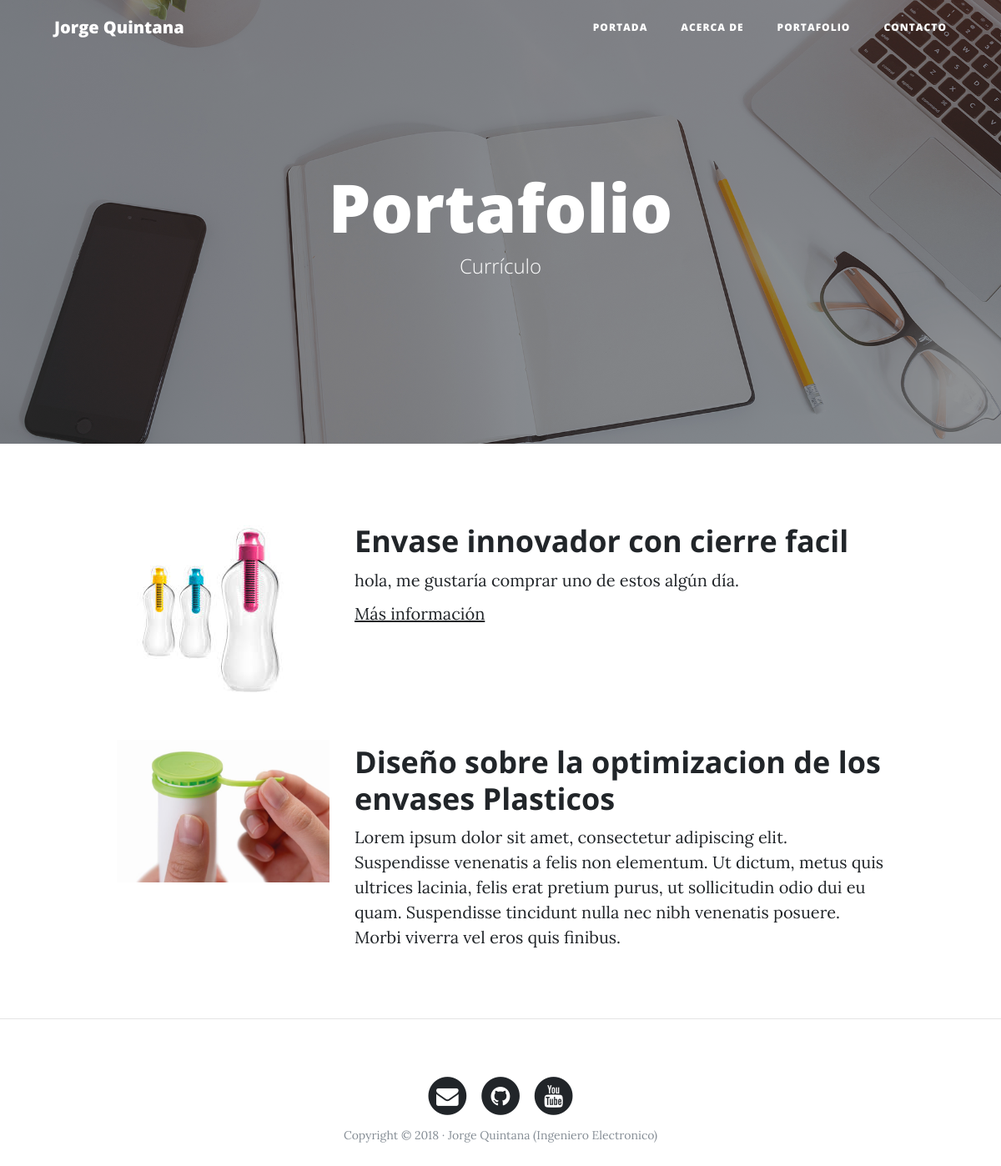
The page /portfolio/ on the database its author committed.
### portfolio/models.py (models this page shows, shortened)
class Project(models.Model):
    tittle = models.CharField(max_length=200, verbose_name="Tirulo")
    description = models.TextField(verbose_name="Descripción")
    image = models.ImageField(verbose_name="Imagen", upload_to="project")
    link = models.URLField(verbose_name="Direccion Web", null=True, blank=True)
    created = models.DateTimeField(auto_now_add=True, verbose_name="Fecha de Creacion")
    updated = models.DateTimeField(auto_now=True, verbose_name="Fecha de Edicion")
    class Meta:
        verbose_name = "proyecto"
        verbose_name_plural = "proyectos"
        ordering = ["-created"]

### portfolio/views.py (the view)
# urls.py: path('portfolio/', portfolio_views.portfolio, name='portfolio'),
def portfolio(request):
    projects = Project.objects.all()
    return render (request, "portfolio/portfolio.html", {'projects':projects})

### portfolio/templates/portfolio/portfolio.html (shortened to what this page needs)
{% extends 'core/base.html' %}
{% block background %}{% load static %}{% static 'core/img/portfolio-bg.jpg' %}{% endblock %}
{% block headers %}
    <h1>Portafolio</h1>
	<span class="subheading">Currículo</span>
{% endblock %}
{% block content %}
    {% for project in projects %}
        <div class="row project">
            <div class="col-lg-3 col-md-4 offset-lg-1">
                <img class="img-fluid" src="{{project.image.url}}" alt="">
            </div>
            <div class="col-lg-7 col-md-8">
                <h2 class="section-heading title">{{project.tittle}}</h2>
            <p>{{project.description}}</p>
            {% if project.link %}
            <p><a href="{{project.link}}">Más información</a></p>
            {% endif %}
            </div>
        </div>
    {% endfor %}
{% endblock %}

### core/templates/core/base.html (shortened to what this page needs)
<!DOCTYPE html>
<html lang="es">
  <head>
    {% load static %}
    <link href="{% static 'core/vendor/bootstrap/css/bootstrap.min.css' %}" rel="stylesheet">
    <link href="{% static 'core/vendor/font-awesome/css/font-awesome.min.css' %}" rel="stylesheet" type="text/css">
    <link href="{% static 'core/css/clean-blog.min.css' %}" rel="stylesheet">
  </head>
  <body>
    <nav class="navbar navbar-expand-lg navbar-light fixed-top" id="mainNav">
      <div class="container">
        <a class="navbar-brand" href="index.html">Jorge Quintana</a>
        <div class="collapse navbar-collapse" id="navbarResponsive">
          <ul class="navbar-nav ml-auto">
            <li class="nav-item">
              <a class="nav-link" href="{% url 'home' %}">Portada</a>
            </li>
            <li class="nav-item">
              <a class="nav-link" href="{% url 'about' %}">Acerca de</a>
            </li>
            <li class="nav-item">
              <a class="nav-link" href="{% url 'portfolio' %}">Portafolio</a>
            </li>
            <li class="nav-item">
              <a class="nav-link" href="{% url 'contact' %}">Contacto</a>
            </li>
          </ul>
        </div>
      </div>
    </nav>
    <header class="masthead" style="background-image: url('{% block background %}{% endblock %}')">
      <div class="overlay"></div>
      <div class="container">
        <div class="row">
          <div class="col-lg-8 col-md-10 mx-auto">
            <div class="site-heading">
              {% block headers %}{% endblock %}
            </div>
          </div>
        </div>
      </div>
    </header>
    <div class="container">
        {% block content %}{% endblock %}
      </div>
    {% if request.path != "/" %}<hr>{% endif %}
    <footer>
      <div class="container">
        <div class="row">
          <div class="col-lg-8 col-md-10 mx-auto">
            <ul class="list-inline text-center">
              <li class="list-inline-item">
                <a href="#">
                  <span class="fa-stack fa-lg">
                    <i class="fa fa-circle fa-stack-2x"></i>
                    <i class="fa fa-envelope fa-stack-1x fa-inverse"></i>
                  </span>
                </a>
              </li>
              <li class="list-inline-item">
                <a href="#">
                  <span class="fa-stack fa-lg">
                    <i class="fa fa-circle fa-stack-2x"></i>
                    <i class="fa fa-github fa-stack-1x fa-inverse"></i>
                  </span>
                </a>
              </li>
              <li class="list-inline-item">
                <a href="#">
                  <span class="fa-stack fa-lg">
                    <i class="fa fa-circle fa-stack-2x"></i>
                    <i class="fa fa-youtube fa-stack-1x fa-inverse"></i>
                  </span>
                </a>
              </li>
            </ul>
            <p class="copyright text-muted">Copyright &copy; 2018 · Jorge Quintana (Ingeniero Electronico) </p>
          </div>
        </div>
      </div>
    </footer>
  </body>
</html>

### rows shown on the page
Project: image (picture), tittle "Envase innovador con cierre facil", description "hola, me gustaría comprar uno de estos algún día."
Project: image (picture), tittle "Diseño sobre la optimizacion de los envases Plasticos", description "Lorem ipsum dolor sit amet, consectetur adipiscing elit. Suspendisse venenatis a felis non elementum. Ut dictum, metus quis ultrices lacinia, felis erat pretium purus, ut sollicitudin odio dui eu quam. Suspendisse tincidunt nulla nec nibh venenatis posuere. Morbi viverra vel eros quis finibus."
